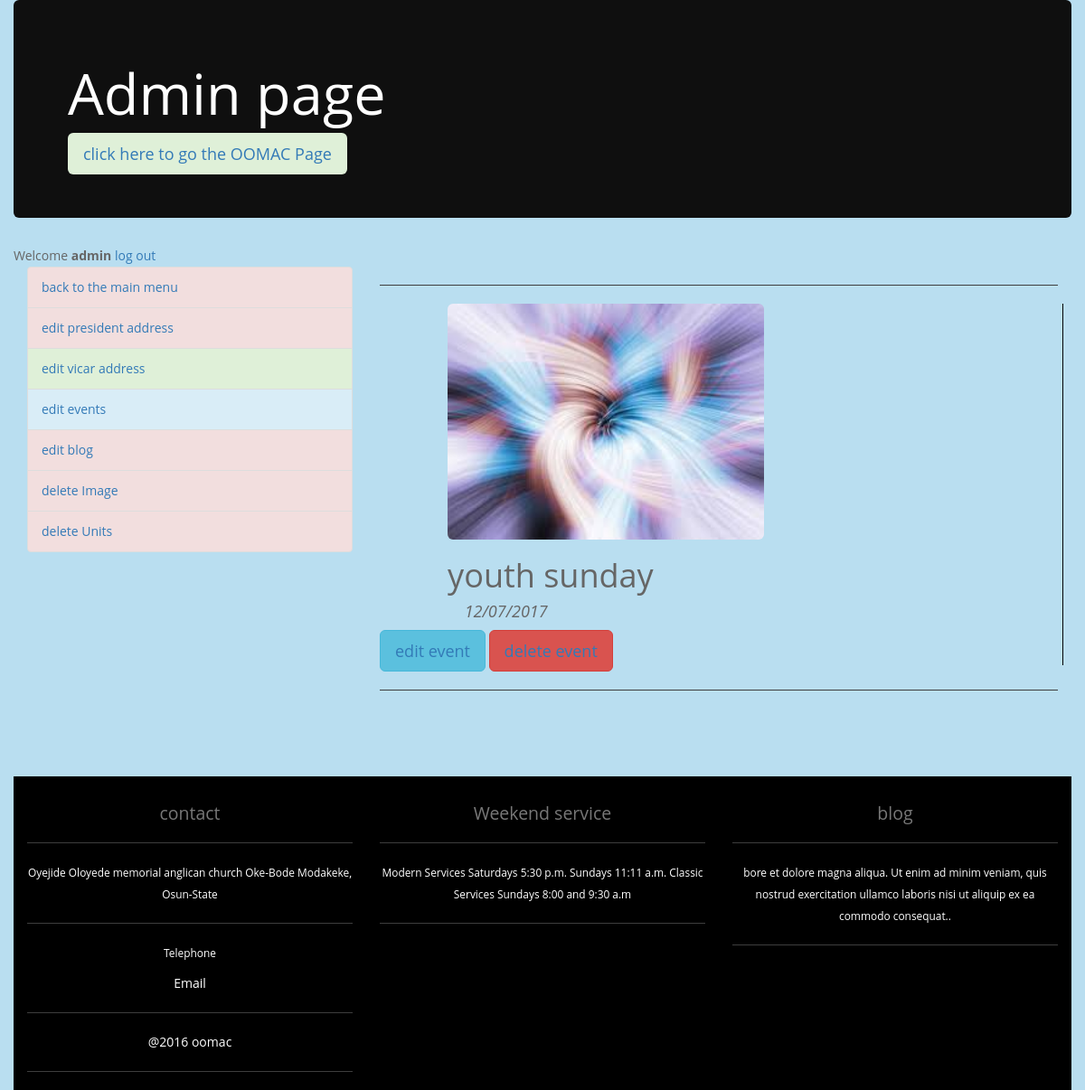
/edit/editEvent.php (signed in), run on the app's committed database.
### tables this page shows
CREATE TABLE `event` (
  `id` int(11) NOT NULL,
  `event_name` varchar(200) NOT NULL,
  `event_details` text NOT NULL,
  `event_picture` varchar(50) NOT NULL,
  `date` varchar(20) NOT NULL
);

### edit/editEvent.php (the view, shortened to what this page needs)
<?php
require_once "../include/function.php";
welcome();?>
<div class="container">
    <div class="row">
        <div class="col-md-4">
        </div>
        <div class="col-md-8">
            <?php
            global $link;
            $sql = "SELECT * FROM event ORDER BY id DESC";
            $result = mysqli_query($link, $sql) or die("could not execute query");
            while($row=mysqli_fetch_array($result))
            {
                ?>
                <hr><div>
                <img src="../uploaded_image/event/<?php echo $row['event_picture'] ?>" class="img-responsive img-rounded event_margin" width="350" height="350" >
                <h1 class="event_margin"><?php echo check($row['event_name'])?></h1>
                <h4 class="event_margin"> <span class="glyphicon glyphicon-calendar"></span> <em><?php echo check($row['date'])?></em></h4>
                <button class="btn btn-lg btn-info"><?php echo "<a href='editp.php?eid=".$row['id']."'>edit event</a>"."";?></button>
                <button class="btn btn-lg btn-danger"><?php echo "<a href='showDeleteEvent.php?eid=".$row['id']."'>delete event</a>"."";?></button>
            </div>
                <?php
            }
            ?>
            <hr>
        </div>
    </div>
</div>
</body>
</html>

### css/style.css (style rules this page uses)
.event_margin { margin-left: 75px; }
body { color: #666; font: 14px/24px "Open Sans", "HelveticaNeue-Light", "Helvetica Neue Light", "Helvetica Neue", Helvetica, Arial, "Lucida Grande", Sans-Serif; }

### data on the page
event: event_picture (picture), event_name "youth sunday", date "12/07/2017"

### other printed values
$user "admin"
